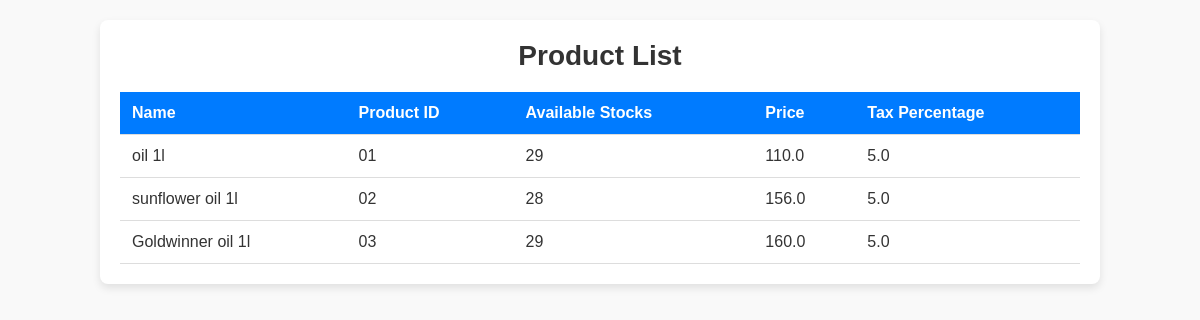
Screenshot of /products/ with the database file from the repository.
### billing/models.py (models this page shows, shortened)
class Product(models.Model):
    name = models.CharField(max_length=100)
    product_id = models.CharField(max_length=10, unique=True)
    available_stocks = models.IntegerField()
    price = models.FloatField()
    tax_percentage = models.FloatField()

### billing/views.py (the view)
# urls.py: path('products/', views.product_list, name='product_list'),
def product_list(request):
    return render(request, 'product_list.html', {'products': Product.objects.all()})

### billing/templates/product_list.html (shortened to what this page needs)
<!DOCTYPE html>
<html lang="en">
<head>
    {%load static%}
    <link rel="stylesheet" href="{% static 'css/product_list.css' %}">
</head>
<body>
    <div class="container">
        <h1>Product List</h1>
        <table>
            <thead>
                <tr>
                    <th>Name</th>
                    <th>Product ID</th>
                    <th>Available Stocks</th>
                    <th>Price</th>
                    <th>Tax Percentage</th>
                </tr>
            </thead>
            <tbody>
                {% for product in products %}
                <tr>
                    <td>{{ product.name }}</td>
                    <td>{{ product.product_id }}</td>
                    <td>{{ product.available_stocks }}</td>
                    <td>{{ product.price }}</td>
                    <td>{{ product.tax_percentage }}</td>
                </tr>
                {% endfor %}
            </tbody>
        </table>
    </div>
</body>
</html>

### billing/static/css/product_list.css (style rules this page uses)
* { margin: 0; padding: 0; box-sizing: border-box; }
body { font-family: Arial, sans-serif; background-color: #f9f9f9; color: #333; padding: 20px; }
.container { max-width: 1000px; margin: 0 auto; background-color: #fff; padding: 20px; border-radius: 8px; box-shadow: 0 4px 8px rgba(0, 0, 0, 0.1); }
h1 { text-align: center; font-size: 28px; color: #333; margin-bottom: 20px; }
table { width: 100%; border-collapse: collapse; margin-top: 20px; }
table thead { background-color: #007bff; color: white; }
table th, table td { padding: 12px; text-align: left; border-bottom: 1px solid #ddd; }
th { font-weight: bold; }

### rows the page displays
Product: name "oil 1l", product_id "01", available_stocks "29", price "110.0", tax_percentage "5.0"
Product: name "sunflower oil 1l", product_id "02", available_stocks "28", price "156.0", tax_percentage "5.0"
Product: name "Goldwinner oil 1l", product_id "03", available_stocks "29", price "160.0", tax_percentage "5.0"
